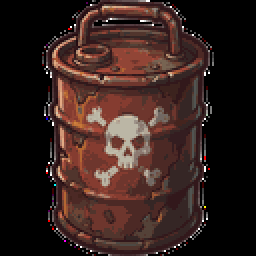
#> input picture minigame/images/b_barrel.png, 128 x 128 px (shown 2 times larger)
$ python classify_matte.py
#> lines starting #> are read from the running program, lines starting #| are printed output that depends on the picture; after the words box and inside, x2 and y2 are one past the last pixel; in counts of white or black regions, pixels touching at a corner belong together; pictures that were not available may be replaced by others from this repository, and a replacement may not be noted
#> further down, img is the input picture: shape (128, 128, 3); mean B, G, R 29.8, 33.6, 53.2
# -*- coding: utf-8 -*-
import os, csv
import cv2
import numpy as np

SRC = r"C:\Users\Admin\WorkBuddy\2026-10-24-07-47-40\assets\cleaned"
BASE = r"C:\Users\Admin\WorkBuddy\2026-10-24-07-47-40\assets\分类"
os.makedirs(BASE, exist_ok=True)

# 分类映射：排序序号 -> (类别, 新文件名)
MAP = {
    1:  ("怪物", "zombie_a.png"),
    2:  ("UI",   "ui_hpbar_teal.png"),
    3:  ("UI",   "ui_panel_bars.png"),
    4:  ("UI",   "ui_icon_lantern.png"),
    5:  ("角色", "hero_idle.png"),
    6:  ("角色", "hero_walk_a.png"),
    7:  ("角色", "hero_attack.png"),
    8:  ("角色", "hero_walk_b.png"),
    9:  ("怪物", "zombie_b.png"),
    10: ("怪物", "skeleton_archer_a.png"),
    11: ("怪物", "slime_big_a.png"),
    12: ("怪物", "skeleton_archer_b.png"),
    13: ("怪物", "shadow_a.png"),
    14: ("怪物", "skeleton_dead.png"),
    15: ("怪物", "zombie_c.png"),
    16: ("怪物", "slime_big_b.png"),
    17: ("怪物", "shadow_b.png"),
    18: ("角色", "hero_spritesheet.png"),
    19: ("怪物", "slime_small.png"),
    20: ("怪物", "shadow_c.png"),
    21: ("建筑", "campfire.png"),
    22: ("建筑", "watchtower.png"),
    23: ("地块", "tile_grass.png"),
    24: ("地块", "tile_dirt.png"),
    25: ("UI",   "ui_hpbar_red.png"),
    26: ("角色", "hero_main.png"),
    27: ("参考", "style_board.png"),
}

def matte(img_bgr):
    h, w = img_bgr.shape[:2]
#> h = 128; w = 128
    b, g, r = img_bgr[:,:,0].astype(np.int32), img_bgr[:,:,1].astype(np.int32), img_bgr[:,:,2].astype(np.int32)
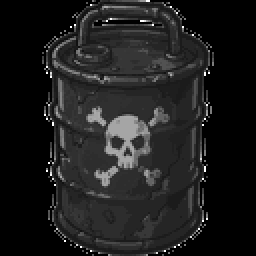
#> b: shape (128, 128) int32 (shown 2 times larger); min 0, max 255, mean 29.8
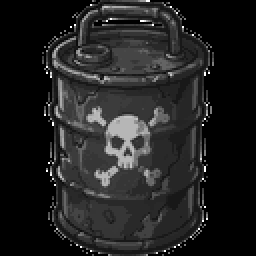
#> g: shape (128, 128) int32 (shown 2 times larger); min 0, max 255, mean 33.6
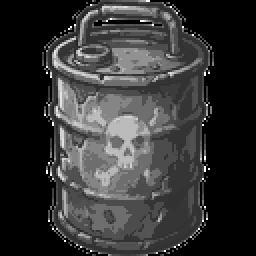
#> r: shape (128, 128) int32 (shown 2 times larger); min 0, max 255, mean 53.2
    mx = np.maximum(np.maximum(b,g),r)
    mn = np.minimum(np.minimum(b,g),r)
    # 近白像素
    white = ((mn >= 238) & ((mx - mn) <= 16)).astype(np.uint8)
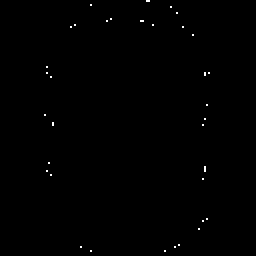
#> white: shape (128, 128) (shown 2 times larger); values 0 (black) and 1 (white), 0.25% white in thin lines or dots, all inside (x1, y1, x2, y2) = (22, 0, 105, 126)

    # 只取与图像边界连通的白底
    num, labels, stats, _ = cv2.connectedComponentsWithStats(white, connectivity=8)
#> labels: shape (128, 128) int32; 36 distinct labels, from 0 to 35
#> num = 36; stats = 36 rows, first 6: [0, 0, 128, 128, 16343], [73, 0, 2, 1, 2], [45, 2, 1, 1, 1], [85, 3, 1, 1, 1], [88, 6, 1, 1, 1], [55, 9, 1, 1, 1]
    border_labels = set(labels[0,:].tolist()) | set(labels[-1,:].tolist()) \
                  | set(labels[:,0].tolist()) | set(labels[:,-1].tolist())
#> border_labels = 2 items
    bg = np.zeros((h,w), np.uint8)
    for lb in border_labels:
        if lb == 0:
            continue
        bg[labels == lb] = 255
#> this loop made 2 passes
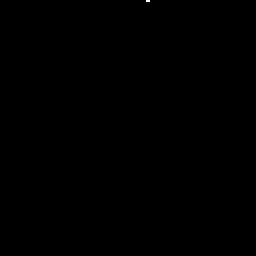
#> bg: shape (128, 128) (shown 2 times larger); 0.01% white in thin lines or dots, all inside (x1, y1, x2, y2) = (73, 0, 75, 1)

    subject = (255 - bg).astype(np.uint8)
    # 轻微内缩去白边，再羽化
    subject = cv2.erode(subject, np.ones((3,3), np.uint8), iterations=1)
#> subject: shape (128, 128); 100% white; 1 black region (1 under 20 px)
    alpha = cv2.GaussianBlur(subject, (3,3), 0.8)
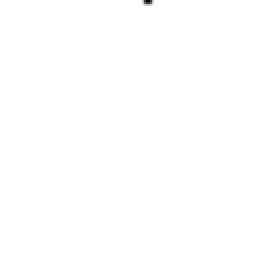
#> alpha: shape (128, 128) (shown 2 times larger); min 0, max 255, mean 254.9

    out = cv2.cvtColor(img_bgr, cv2.COLOR_BGR2BGRA)
    out[:,:,3] = alpha
#> out: shape (128, 128, 4); mean B, G, R, A 29.8, 33.6, 53.2, 254.9
    return out

files = sorted([f for f in os.listdir(SRC) if f.lower().endswith(".png")])
rows = []
for i, f in enumerate(files, start=1):
    cat, newname = MAP.get(i, ("未分类", f))
    d = os.path.join(BASE, cat)
    os.makedirs(d, exist_ok=True)
    sp = os.path.join(SRC, f)
    img = cv2.imdecode(np.fromfile(sp, dtype=np.uint8), cv2.IMREAD_COLOR)
    if cat == "参考":
        out = img  # 参考图不抠
    else:
        out = matte(img)
    cv2.imencode(".png", out)[1].tofile(os.path.join(d, newname))
    rows.append([i, f, cat, newname])

with open(os.path.join(BASE, "分类清单.csv"), "w", newline="", encoding="utf-8-sig") as fp:
    wtr = csv.writer(fp)
    wtr.writerow(["序号","原文件","分类","新文件名"])
    wtr.writerows(rows)

for cat in ["角色","怪物","建筑","UI","地块","参考"]:
    n = len([r for r in rows if r[2]==cat])
    print(f"{cat}: {n}")
print("done")
